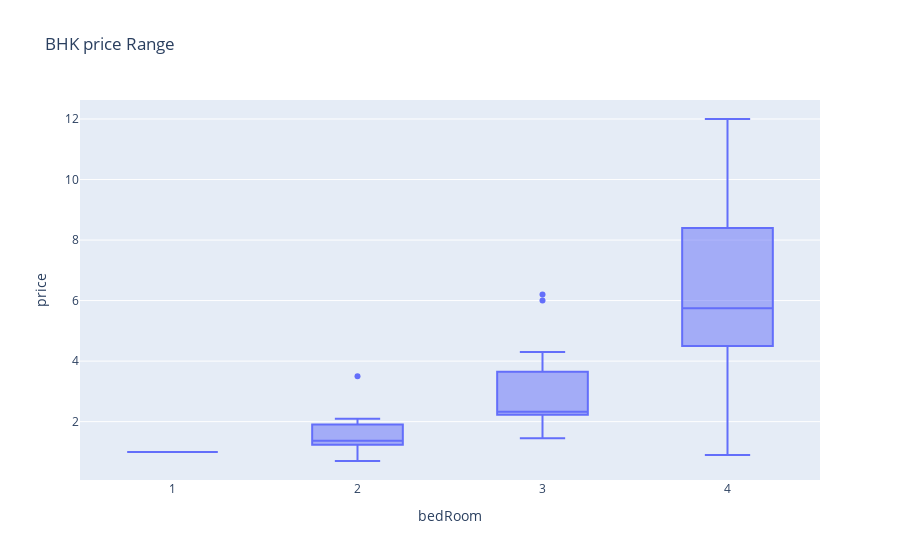

This figure's notebook cell:
### Code cell
temp_df = df[df['sector'] == 'sector 28']
temp_df = temp_df[temp_df['bedRoom'] <= 4 ]
fig = px.box(temp_df , x = 'bedRoom' , y = 'price' , title = 'BHK price Range')
fig.show()

### Figure 1 — Plotly figure (JSON) as saved in the notebook; plotly's stock layout.template omitted (floating-point values rounded to 4 significant figures)
{"data": [{"alignmentgroup": "True", "hovertemplate": "bedRoom=%{x}<br>price=%{y}<extra></extra>", "legendgroup": "", "marker": {"color": "#636efa"}, "name": "", "notched": false, "offsetgroup": "", "orientation": "v", "showlegend": false, "type": "box", "x": [2, 2, 1, 3, 3, 3, 2, 2, 3, 3, 3, 3, 3, 4, 3, 3, 4, 3, 2, 4, 2, 4, 2, 4, 4, 2, 4, 3, 2, 2, 4, 4, 4], "x0": " ", "xaxis": "x", "y": [1.6, 0.95, 1.0, 2.25, 2.26, 2.35, 1.24, 1.35, 2.3, 2.0, 6.2, 2.35, 6.0, 7.0, 3.0, 4.3, 5.5, 2.2, 1.91, 0.9, 1.35, 6.0, 3.5, 2.58, 4.5, 2.1, 5.5, 1.45, 0.7, 1.39, 12.0, 8.4, 11.75], "y0": " ", "yaxis": "y"}], "layout": {"boxmode": "group", "legend": {"tracegroupgap": 0}, "title": {"text": "BHK price Range"}, "xaxis": {"anchor": "y", "domain": [0, 1], "title": {"text": "bedRoom"}}, "yaxis": {"anchor": "x", "domain": [0, 1], "title": {"text": "price"}}}}
